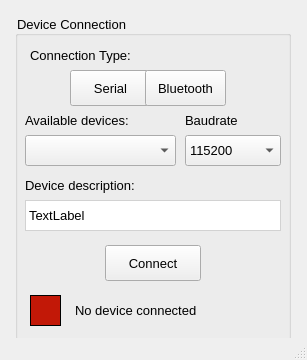
<?xml version="1.0" encoding="UTF-8"?>
<ui version="4.0">
 <class>MainWindow</class>
 <widget class="QMainWindow" name="MainWindow">
  <property name="geometry">
   <rect>
    <x>0</x>
    <y>0</y>
    <width>307</width>
    <height>360</height>
   </rect>
  </property>
  <property name="windowTitle">
   <string>MainWindow</string>
  </property>
  <widget class="QWidget" name="centralwidget">
   <widget class="QGroupBox" name="gb_device_connection">
    <property name="geometry">
     <rect>
      <x>15</x>
      <y>15</y>
      <width>276</width>
      <height>326</height>
     </rect>
    </property>
    <property name="styleSheet">
     <string notr="true">font-size: 13px;</string>
    </property>
    <property name="title">
     <string>Device Connection</string>
    </property>
    <widget class="QPushButton" name="btn_serial">
     <property name="geometry">
      <rect>
       <x>55</x>
       <y>55</y>
       <width>81</width>
       <height>36</height>
      </rect>
     </property>
     <property name="cursor">
      <cursorShape>PointingHandCursor</cursorShape>
     </property>
     <property name="text">
      <string>Serial</string>
     </property>
    </widget>
    <widget class="QPushButton" name="btn_bluetooth">
     <property name="geometry">
      <rect>
       <x>130</x>
       <y>55</y>
       <width>81</width>
       <height>36</height>
      </rect>
     </property>
     <property name="cursor">
      <cursorShape>PointingHandCursor</cursorShape>
     </property>
     <property name="text">
      <string>Bluetooth</string>
     </property>
    </widget>
    <widget class="QLabel" name="label">
     <property name="geometry">
      <rect>
       <x>15</x>
       <y>30</y>
       <width>251</width>
       <height>21</height>
      </rect>
     </property>
     <property name="text">
      <string>Connection Type:</string>
     </property>
    </widget>
    <widget class="QLabel" name="label_2">
     <property name="geometry">
      <rect>
       <x>10</x>
       <y>95</y>
       <width>126</width>
       <height>21</height>
      </rect>
     </property>
     <property name="text">
      <string>Available devices:</string>
     </property>
    </widget>
    <widget class="QComboBox" name="cb_devices">
     <property name="geometry">
      <rect>
       <x>10</x>
       <y>120</y>
       <width>151</width>
       <height>31</height>
      </rect>
     </property>
     <property name="cursor">
      <cursorShape>PointingHandCursor</cursorShape>
     </property>
    </widget>
    <widget class="QLabel" name="label_3">
     <property name="geometry">
      <rect>
       <x>170</x>
       <y>95</y>
       <width>91</width>
       <height>21</height>
      </rect>
     </property>
     <property name="text">
      <string>Baudrate</string>
     </property>
    </widget>
    <widget class="QComboBox" name="cb_baudrate">
     <property name="geometry">
      <rect>
       <x>170</x>
       <y>120</y>
       <width>96</width>
       <height>31</height>
      </rect>
     </property>
     <property name="cursor">
      <cursorShape>PointingHandCursor</cursorShape>
     </property>
     <item>
      <property name="text">
       <string>115200</string>
      </property>
     </item>
     <item>
      <property name="text">
       <string>57600</string>
      </property>
     </item>
     <item>
      <property name="text">
       <string>38400</string>
      </property>
     </item>
     <item>
      <property name="text">
       <string>19200</string>
      </property>
     </item>
     <item>
      <property name="text">
       <string>9600</string>
      </property>
     </item>
    </widget>
    <widget class="QPushButton" name="btn_connect">
     <property name="geometry">
      <rect>
       <x>90</x>
       <y>230</y>
       <width>96</width>
       <height>36</height>
      </rect>
     </property>
     <property name="cursor">
      <cursorShape>PointingHandCursor</cursorShape>
     </property>
     <property name="text">
      <string>Connect</string>
     </property>
    </widget>
    <widget class="QWidget" name="led_connect_status" native="true">
     <property name="geometry">
      <rect>
       <x>15</x>
       <y>280</y>
       <width>31</width>
       <height>31</height>
      </rect>
     </property>
     <property name="styleSheet">
      <string notr="true">background-color: #C21807;
border: 1px solid black;</string>
     </property>
    </widget>
    <widget class="QLabel" name="lb_connect_status">
     <property name="geometry">
      <rect>
       <x>60</x>
       <y>285</y>
       <width>206</width>
       <height>21</height>
      </rect>
     </property>
     <property name="text">
      <string>No device connected</string>
     </property>
    </widget>
    <widget class="QLabel" name="lb_device_desc">
     <property name="geometry">
      <rect>
       <x>10</x>
       <y>185</y>
       <width>256</width>
       <height>31</height>
      </rect>
     </property>
     <property name="styleSheet">
      <string notr="true">background-color: white;
border: 1px solid #D2D2D2;</string>
     </property>
     <property name="text">
      <string>TextLabel</string>
     </property>
    </widget>
    <widget class="QLabel" name="label_5">
     <property name="geometry">
      <rect>
       <x>10</x>
       <y>160</y>
       <width>126</width>
       <height>21</height>
      </rect>
     </property>
     <property name="text">
      <string>Device description:</string>
     </property>
    </widget>
   </widget>
  </widget>
  <widget class="QStatusBar" name="statusbar"/>
 </widget>
 <resources/>
 <connections/>
</ui>
